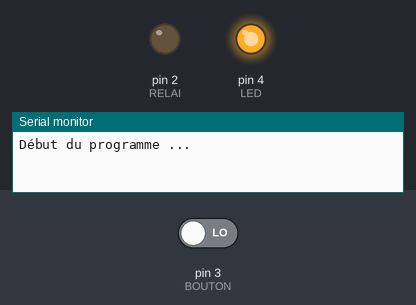
A program run on a simulated Arduino Uno, built with avr-gcc and run on an emulated ATmega328P. On the bench: output pins drawn as LEDs (lit = HIGH), the last lines printed to the serial monitor. The test bench sets the inputs (shaded band); at power-on: pin 3 (BOUTON) LOW.

Above: at 1.2 s.
1.3 s: pin 3 (BOUTON) driven HIGH
At 2.5 s:
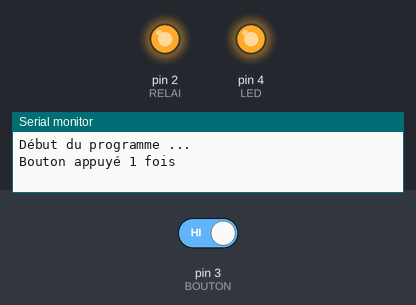
2.8 s: pin 3 (BOUTON) driven LOW
At 3.6 s:
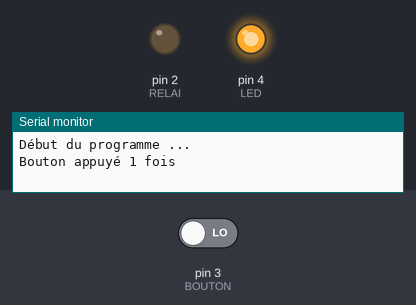
Timing chart, 0 to 5.8 s (numbered marks = the images above; inputs shaded):
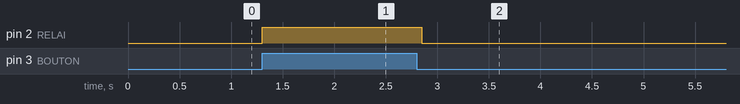

Measured:
- after the input at 1.3 s, pin 2 (RELAI): LOW → HIGH at once
- after the input at 2.8 s, pin 2 (RELAI): HIGH → LOW after 0.05 s

The program:

main.cpp
```cpp
/*
    Nos premiers pas avec un bouton interrupteur
    Lorsqu'appuyé, le bouton vaut 1 sinon, il vaut 0.
*/

#include <Arduino.h>
#include <Streaming.h>
#define LED             4
#define BOUTON          3
#define RELAI           2
#define VITESSE_SERIAL  9600

void setup() {
    Serial.begin(VITESSE_SERIAL);
    Serial << F("Début du programme ...\n");
    pinMode(LED, OUTPUT);
    pinMode(RELAI, OUTPUT);
    pinMode(BOUTON, INPUT);
    digitalWrite(LED,HIGH);
} // setup()

void loop() {
    static unsigned long i = 0;
    if (digitalRead(BOUTON)) {
      Serial << "Bouton appuyé " << ++i << " fois" << endl;
      digitalWrite(RELAI, HIGH);
      while(digitalRead(BOUTON)); // tant que BOUTON appuyé
      delay(50);  // Debounce
      digitalWrite(RELAI, LOW);
    } // if
} // loop()
```
